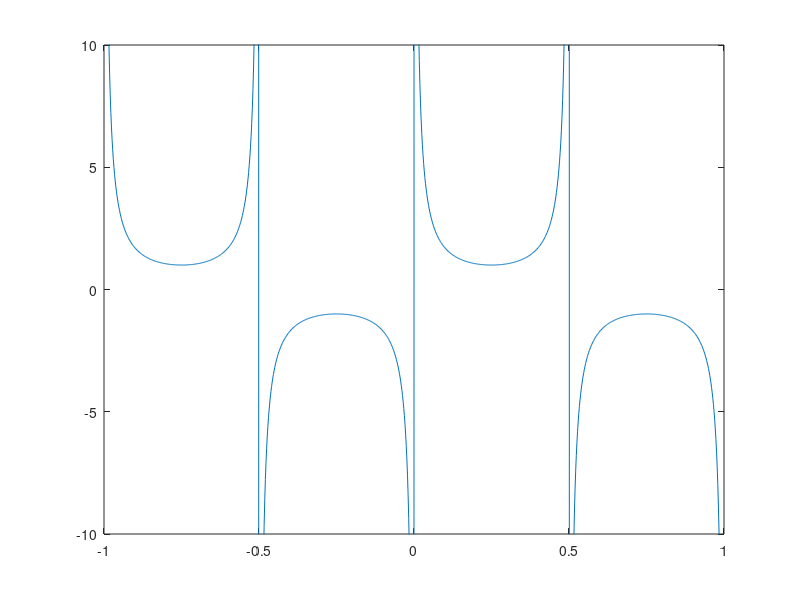

Reproduce this figure in MATLAB.
% Regression test function (black box) for csc
% This function is autogenerated by helpgen.py
function bbtest_success = bbtest_mathfunctions_csc
  bbtest_success = 1;
NumErrors = 0;
try
  t = linspace(-1,1,1000);
catch
  NumErrors = NumErrors + 1;
end
try
  plot(t,csc(2*pi*t))
catch
  NumErrors = NumErrors + 1;
end
try
  axis([-1,1,-10,10]);
catch
  NumErrors = NumErrors + 1;
end
try
  mprint('cscplot');
catch
  NumErrors = NumErrors + 1;
end
if (NumErrors ~= 0) bbtest_success = 0; return; end
